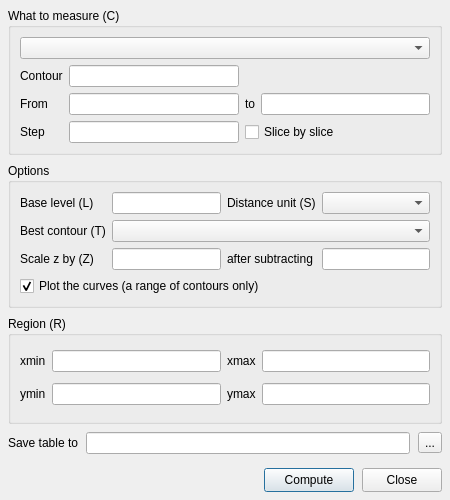
<?xml version="1.0" encoding="UTF-8"?>
<ui version="4.0">
 <class>GrdVolumeDialog</class>
 <widget class="QDialog" name="GrdVolumeDialog">
  <property name="geometry">
   <rect>
    <x>0</x>
    <y>0</y>
    <width>450</width>
    <height>500</height>
   </rect>
  </property>
  <property name="windowTitle">
   <string>grdvolume</string>
  </property>
  <layout class="QVBoxLayout" name="mainVerticalLayout">
   <property name="spacing">
    <number>8</number>
   </property>
   <property name="margin" stdset="0">
    <number>8</number>
   </property>
   <item>
    <widget class="QGroupBox" name="gb_contour">
     <property name="title">
      <string>What to measure (C)</string>
     </property>
     <layout class="QGridLayout" name="gridLayout_contour">
      <item row="0" column="0" colspan="4">
       <widget class="QComboBox" name="cb_cmode">
        <property name="toolTip"><string>Which volume the module reports</string></property>
       </widget>
      </item>
      <item row="1" column="0">
       <widget class="QLabel" name="lb_cval"><property name="text"><string>Contour</string></property></widget>
      </item>
      <item row="1" column="1">
       <widget class="QLineEdit" name="edit_cval">
        <property name="toolTip"><string>The single contour level to measure against</string></property>
       </widget>
      </item>
      <item row="2" column="0">
       <widget class="QLabel" name="lb_clow"><property name="text"><string>From</string></property></widget>
      </item>
      <item row="2" column="1">
       <widget class="QLineEdit" name="edit_clow">
        <property name="toolTip"><string>The first (lower) contour level</string></property>
       </widget>
      </item>
      <item row="2" column="2">
       <widget class="QLabel" name="lb_chigh"><property name="text"><string>to</string></property></widget>
      </item>
      <item row="2" column="3">
       <widget class="QLineEdit" name="edit_chigh">
        <property name="toolTip"><string>The last (upper) contour level</string></property>
       </widget>
      </item>
      <item row="3" column="0">
       <widget class="QLabel" name="lb_cdelta"><property name="text"><string>Step</string></property></widget>
      </item>
      <item row="3" column="1">
       <widget class="QLineEdit" name="edit_cdelta">
        <property name="toolTip"><string>Contour interval for the scan</string></property>
       </widget>
      </item>
      <item row="3" column="2" colspan="2">
       <widget class="QCheckBox" name="chk_slices">
        <property name="toolTip"><string>&lt;html&gt;Measure each horizontal SLICE between consecutive contours (D)&lt;br&gt;instead of everything above each one. Needs a range.&lt;/html&gt;</string></property>
        <property name="text"><string>Slice by slice</string></property>
       </widget>
      </item>
     </layout>
    </widget>
   </item>
   <item>
    <widget class="QGroupBox" name="gb_opts">
     <property name="title">
      <string>Options</string>
     </property>
     <layout class="QGridLayout" name="gridLayout_opts">
      <item row="0" column="0">
       <widget class="QLabel" name="lb_base"><property name="text"><string>Base level (L)</string></property></widget>
      </item>
      <item row="0" column="1">
       <widget class="QLineEdit" name="edit_base">
        <property name="toolTip"><string>&lt;html&gt;Also add the volume from the contour down to this level. Empty&lt;br&gt;= measure from the contour itself.&lt;/html&gt;</string></property>
       </widget>
      </item>
      <item row="0" column="2">
       <widget class="QLabel" name="lb_unit"><property name="text"><string>Distance unit (S)</string></property></widget>
      </item>
      <item row="0" column="3">
       <widget class="QComboBox" name="cb_unit">
        <property name="toolTip"><string>For geographic grids: the horizontal unit areas and volumes are expressed in</string></property>
       </widget>
      </item>
      <item row="1" column="0">
       <widget class="QLabel" name="lb_tmax"><property name="text"><string>Best contour (T)</string></property></widget>
      </item>
      <item row="1" column="1" colspan="3">
       <widget class="QComboBox" name="cb_tmax">
        <property name="toolTip"><string>&lt;html&gt;Also report the single contour that maximizes the mean height,&lt;br&gt;or the curvature of height versus contour (the Optimal Robust&lt;br&gt;Separator)&lt;/html&gt;</string></property>
       </widget>
      </item>
      <item row="2" column="0">
       <widget class="QLabel" name="lb_zfact"><property name="text"><string>Scale z by (Z)</string></property></widget>
      </item>
      <item row="2" column="1">
       <widget class="QLineEdit" name="edit_zfact">
        <property name="toolTip"><string>Multiply the grid values by this before measuring. Empty = no scaling.</string></property>
       </widget>
      </item>
      <item row="2" column="2">
       <widget class="QLabel" name="lb_zshift"><property name="text"><string>after subtracting</string></property></widget>
      </item>
      <item row="2" column="3">
       <widget class="QLineEdit" name="edit_zshift">
        <property name="toolTip"><string>&lt;html&gt;Subtracted BEFORE the scaling. The contour and base levels&lt;br&gt;refer to the scaled values.&lt;/html&gt;</string></property>
       </widget>
      </item>
      <item row="3" column="0" colspan="4">
       <widget class="QCheckBox" name="chk_plot">
        <property name="toolTip"><string>&lt;html&gt;With a range of contours, also draw area, volume and mean&lt;br&gt;height against the contour level in the X,Y plot tool&lt;/html&gt;</string></property>
        <property name="text"><string>Plot the curves (a range of contours only)</string></property>
        <property name="checked"><bool>true</bool></property>
       </widget>
      </item>
     </layout>
    </widget>
   </item>
   <item>
    <widget class="QGroupBox" name="gb_region">
     <property name="title">
      <string>Region (R)</string>
     </property>
     <layout class="QGridLayout" name="gridLayout_region">
      <item row="0" column="0">
       <widget class="QLabel" name="lb_xmin"><property name="text"><string>xmin</string></property></widget>
      </item>
      <item row="0" column="1">
       <widget class="QLineEdit" name="edit_xmin"/>
      </item>
      <item row="0" column="2">
       <widget class="QLabel" name="lb_xmax"><property name="text"><string>xmax</string></property></widget>
      </item>
      <item row="0" column="3">
       <widget class="QLineEdit" name="edit_xmax"/>
      </item>
      <item row="1" column="0">
       <widget class="QLabel" name="lb_ymin"><property name="text"><string>ymin</string></property></widget>
      </item>
      <item row="1" column="1">
       <widget class="QLineEdit" name="edit_ymin"/>
      </item>
      <item row="1" column="2">
       <widget class="QLabel" name="lb_ymax"><property name="text"><string>ymax</string></property></widget>
      </item>
      <item row="1" column="3">
       <widget class="QLineEdit" name="edit_ymax"/>
      </item>
     </layout>
    </widget>
   </item>
   <item>
    <layout class="QHBoxLayout" name="horizontalLayout_out">
     <item>
      <widget class="QLabel" name="lb_out"><property name="text"><string>Save table to</string></property></widget>
     </item>
     <item>
      <widget class="QLineEdit" name="edit_outfile">
       <property name="toolTip"><string>&lt;html&gt;Optional table to write the result to. Leave empty to keep it&lt;br&gt;only in this window's Data Viewer.&lt;/html&gt;</string></property>
      </widget>
     </item>
     <item>
      <widget class="QToolButton" name="btn_outfile">
       <property name="text"><string>...</string></property>
      </widget>
     </item>
    </layout>
   </item>
   <item>
    <spacer name="verticalSpacer_bottom">
     <property name="orientation"><enum>Qt::Orientation::Vertical</enum></property>
     <property name="sizeType"><enum>QSizePolicy::Policy::Fixed</enum></property>
     <property name="sizeHint" stdset="0"><size><width>20</width><height>6</height></size></property>
    </spacer>
   </item>
   <item>
    <layout class="QHBoxLayout" name="horizontalLayout_buttons">
     <item>
      <spacer name="buttonsSpacer">
       <property name="orientation"><enum>Qt::Orientation::Horizontal</enum></property>
       <property name="sizeHint" stdset="0"><size><width>40</width><height>20</height></size></property>
      </spacer>
     </item>
     <item>
      <widget class="QPushButton" name="push_compute">
       <property name="minimumSize"><size><width>90</width><height>24</height></size></property>
       <property name="text"><string>Compute</string></property>
      </widget>
     </item>
     <item>
      <widget class="QPushButton" name="push_close">
       <property name="minimumSize"><size><width>70</width><height>24</height></size></property>
       <property name="text"><string>Close</string></property>
      </widget>
     </item>
    </layout>
   </item>
  </layout>
 </widget>
 <resources/>
 <connections/>
</ui>
